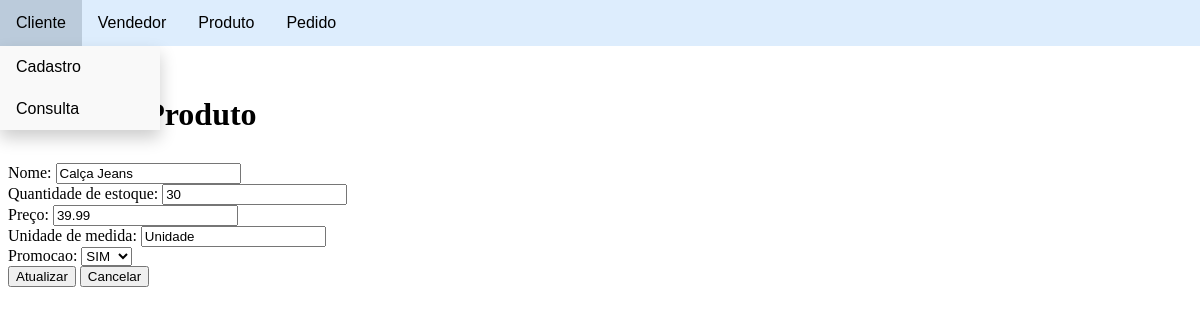
Screenshot of /produto/atualizarProduto.php?id=2 with the database file from the repository.
### tables this page shows
CREATE TABLE tb_produto(
	id INTEGER AUTO_INCREMENT PRIMARY KEY,
	nome VARCHAR(100),
	qtde_estoque INTEGER,
	preco NUMERIC(10,2),
	unidade_medida VARCHAR(20),
	promocao CHAR(3)  
) engine INNODB;

### produto/atualizarProduto.php (the view, shortened to what this page needs)
<!DOCTYPE html>
<html lang="en">
<head>
</head>
<body>
    <h1>Atualizar Produto</h1>
    <?php include('../navbar.php') ?>
    <?php
        if(isset($_GET['id'])){
            include('../conexao.php');
            $id = $_GET['id'];
            $query = "SELECT * FROM tb_produto WHERE id = $id";
            $resu = mysqli_query($con, $query);
            $row = mysqli_fetch_assoc($resu);
    ?>
    <form method="post">
            <label> Nome:
            <input type="text" maxlength="100" name="nome" required value="<?php echo $row['nome'] ; ?>">
            </label>
            <br>
            <label> Quantidade de estoque: </label>
            <input type="number" maxlength="100" name="qtde" required value="<?php echo $row['qtde_estoque'] ; ?>">
            <br>
            <label> Preço: </label>
            <input type="numeric" maxlength="10" name="preco" value="<?php echo $row['preco']; ?>">
            <br>
            <label> Unidade de medida: </label>
            <input type="text" maxlength="50" name="medida" required value="<?php echo $row['unidade_medida'] ; ?>">
            <br>
            <label> Promocao: </label>
            <select name="promocao" id="promocao">
                <option value="SIM"> SIM </option>
            </select>
            <br>
            <input type="submit" name="atualizar" value="Atualizar">
            <input type="submit" name="cancelar" value="Cancelar">
        </form>
    <?php
        }
    ?>
</body>
</html>

### navbar.php (style rules this page uses)
h1 { margin:3em 0 0 0; }

### rows the page displays
tb_produto: nome "Calça Jeans", qtde "30", preco "39.99", medida "Unidade"
